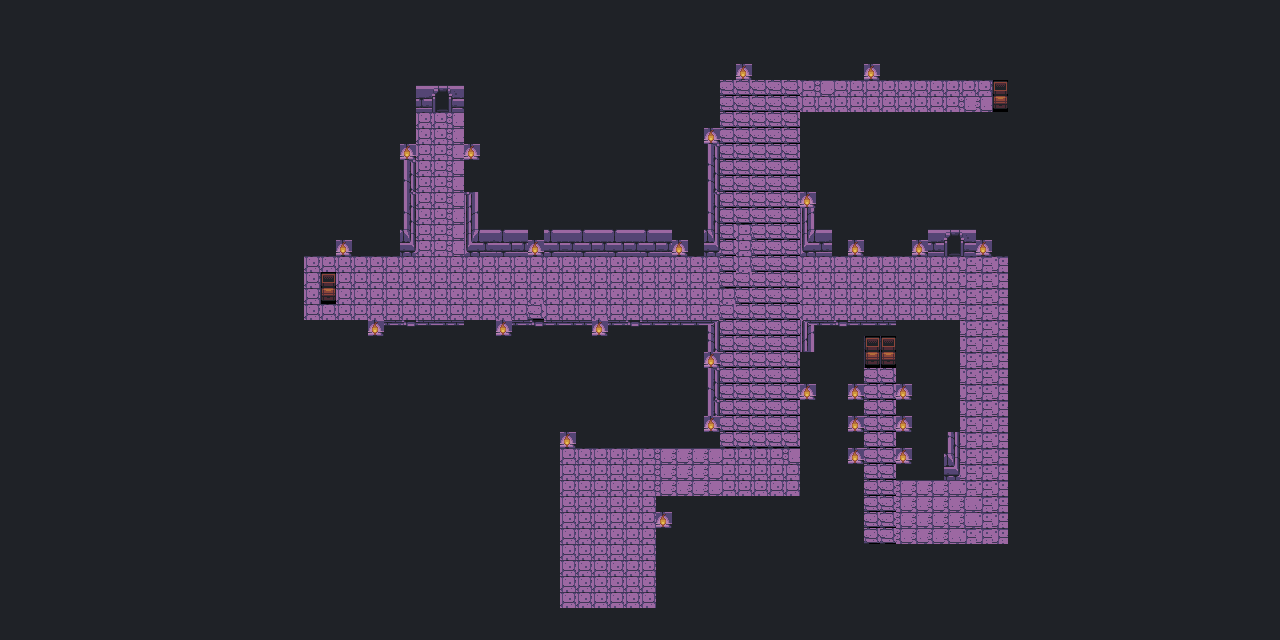

The image is a tile-based game level rendered from a .tmx file. Its description and source (layers, tilesets, objects; grid data summarised) follow:
An orthogonal 80x40 tile map with 16x16 px tiles, 1 tile layer (Background) and 22 objects.

<map version="1.0" tiledversion="1.0.3" orientation="orthogonal" renderorder="right-down" width="80" height="40" tilewidth="16" tileheight="16" nextobjectid="34">
 <tileset firstgid="1" source="untitled.tsx" />
 <layer name="Background" width="80" height="40">
  <data>[3200 cells, 3200 non-empty, 49 distinct tile ids]</data>
 </layer>
 <objectgroup name="Walls">
  <object id="9" x="304.5" y="319.75" width="415.75" height="128.5" />
  <object id="10" x="287.5" y="240" width="16.5" height="80.5" />
  <object id="11" x="304.25" y="240" width="111.75" height="16.25" />
  <object id="12" x="400.75" y="81" width="15.5" height="159.25" />
  <object id="13" x="417" y="80.5" width="63.75" height="15" />
  <object id="15" x="464.75" y="95.75" width="255.5" height="160.5" />
  <object id="16" x="704.5" y="64.5" width="15.5" height="31.5" />
  <object id="18" x="720.25" y="64" width="287.25" height="16" />
  <object id="19" x="1008" y="64" width="16" height="64" />
  <object id="20" x="800" y="112" width="208" height="16" />
  <object id="21" x="800" y="128" width="144" height="128" />
  <object id="22" x="944" y="208" width="64" height="16" />
  <object id="23" x="976" y="224" width="32" height="32" />
  <object id="24" x="1008" y="240" width="16" height="320" />
  <object id="25" x="848" y="544" width="160" height="16" />
  <object id="26" x="848" y="320" width="16" height="224" />
  <object id="27" x="896" y="320" width="64" height="160" />
  <object id="28" x="800" y="320" width="48" height="192" />
  <object id="30" x="656" y="496" width="144" height="16" />
  <object id="31" x="656" y="512" width="16" height="112" />
  <object id="32" x="544" y="608" width="112" height="16" />
  <object id="33" x="544" y="448" width="16" height="160" />
 </objectgroup>
</map>
